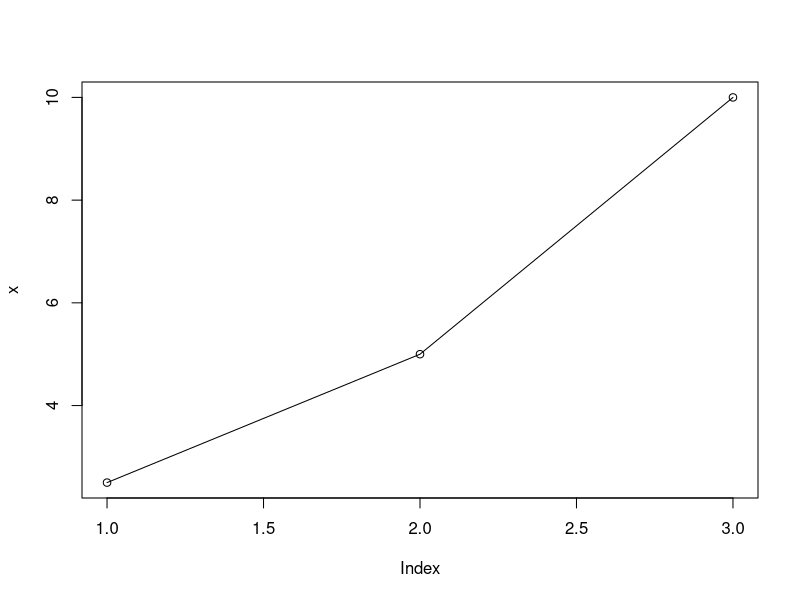
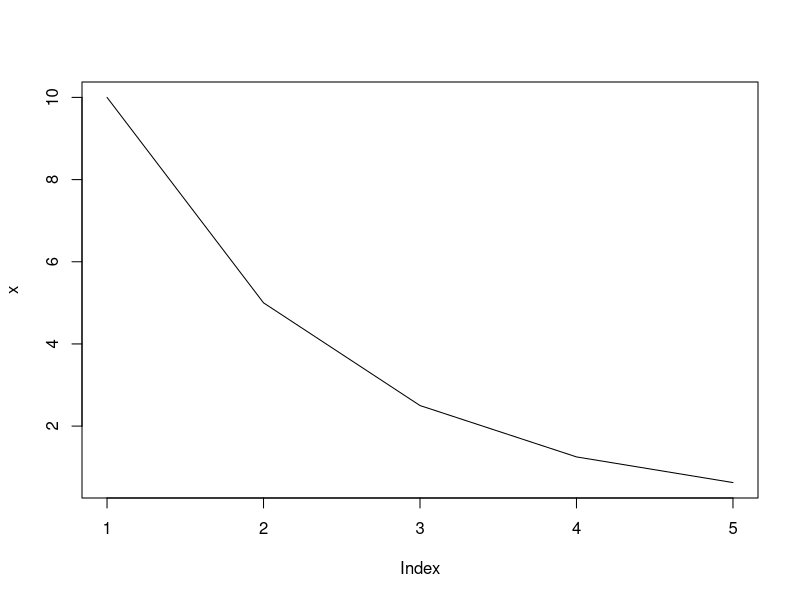
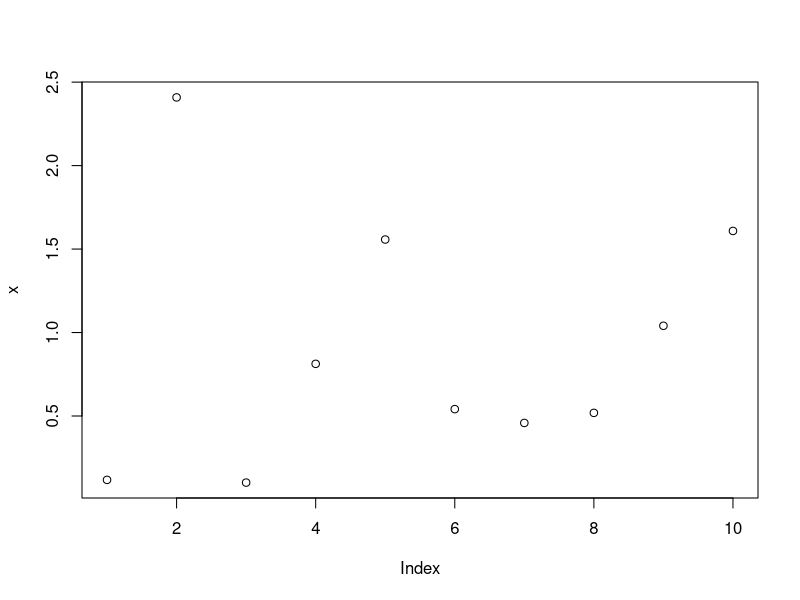
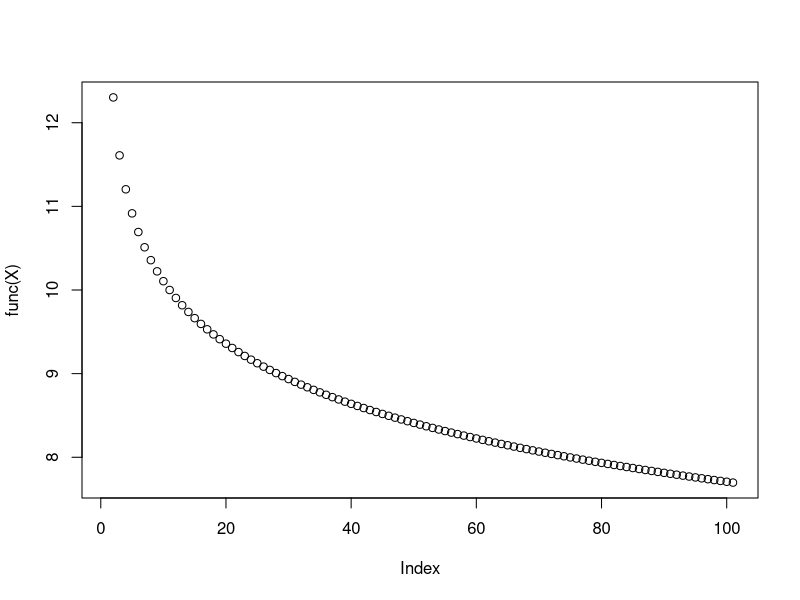

R code for these plots, in order: (Note: this script raises an error after producing the figures.)
### Genetic Epi

#### Homework 1

# 1. b

# 2. a

# 3. d

# 4. d

# 5. c

# 6. c

# 7. a
## A tribe has sick cell SS with a frequency of 36%. What is the frequency of those
# with normal (N = normal allele) blood cells? 

# Well, it should be 64%, duh. We can calculate it the long way:
SSfreq = .36 # = q^2
Sfreq = sqrt(SSfreq) # = q
Nfreq = 1-Sfreq; Nfreq
NNfreq = Nfreq^2; NNfreq
NSfreq = 2*Sfreq*Nfreq; NSfreq
NSfreq + NNfreq # = 64% - this is what proportion of them have normal RBCs


# 8. c

# 9. c

# 10. a

# 11. d

# 12. c

# 13. a

# 14. 

# 15. (see pictures)


### 16. Estimate allele frquencies and test whether each locus is under HWE
# (state null and statistical rule)

## For K blood group:
AA = 1
AB = 20
BB = 967
n = sum(AA,AB,BB); n

# Null: the genetic locus is in HWE for A and B loci
# Ha: the locus is not in HWE

# allele frequencies:
Ac = AA*2 + AB; Ac 
Afreq = Ac/(2*n); Afreq # p
Bc = BB*2 + AB; Bc
Bfreq = Bc/(2*n); Bfreq # q

# expected counts:
# AAfreq = p^2 and BBfreq = q^2 and ABfreq = 2pq
AAfreq = Afreq^2; AAe = AAfreq*n; AAe
BBfreq = Bfreq^2; BBe = BBfreq*n; BBe
ABfreq = 2*Afreq*Bfreq; ABe = ABfreq*n; ABe

z = c(AA,AB,BB,AAe,ABe,BBe)
mysum = 0
for (i in 1:3){
  mysum = mysum + ( (z[i]-(z[i+3]))^2 )/(z[i+3])
  print(mysum)
}
mysum
pchisq(mysum,df = 1, lower.tail = FALSE)
# p-value is below .05, we reject the null; there is evidence that they are not in HWE


## For adenosine deaminase group:
AA = 926
AB = 64
BB = 1
n = sum(AA,AB,BB); n

# Null: the genetic locus is in HWE for A and B loci
# Ha: the locus is not in HWE

# allele frequencies:
Ac = AA*2 + AB; Ac      # A count
Afreq = Ac/(2*n); Afreq # p
Bc = BB*2 + AB; Bc      # B count
Bfreq = Bc/(2*n); Bfreq # q

# expected counts:
# AAfreq = p^2 and BBfreq = q^2 and ABfreq = 2pq
AAfreq = Afreq^2; AAe = AAfreq*n; AAe       # AA expected count
BBfreq = Bfreq^2; BBe = BBfreq*n; BBe       # BB expected count
ABfreq = 2*Afreq*Bfreq; ABe = ABfreq*n; ABe # AB expected count

z = c(AA,AB,BB,AAe,ABe,BBe)
mysum = 0
for (i in 1:3){
  mysum = mysum + ( (z[i]-(z[i+3]))^2 )/(z[i+3])
  print(mysum)
}
mysum
pchisq(mysum,df = 1, lower.tail = FALSE)
## The p value is way high; we fail to reject the null and there is insufficient
# evidence to conclude that they are not in HWE




#############################################################################
#############################################################################

# HW 3

x = c(2.5,5,10)
plot(x)
lines(x)
x = c(10,5,2.5,2.5/2,(2.5/2)/2)
plot(x, type = "l")
x = rexp(10); x
plot(x)

func = function(X) -log(X) + 10
X = seq(0,10,.1)
plot(func(X))
abline(h = 0)
points()



#############################################################################
#############################################################################

# HW 5

# Part I:

N = 489
x11 = 264 + 152; x11 = x11/N
x12 = 13 + 7; x12 = x12/N
x21 = 29 + 15; x21 = x21/N
x22 = 8 + 1; x22 = x22/N


# All B's and b's:
p1 = x11 + x12; p1
p2 = x21 + x22; p2

# All C's and c's:
q1 = x11 + x21; q1
q2 = x12 + x22; q2

p1 + p2; q1 + q2

# Are all the D's equal?
x11 - p1*q1 # .0119772
p1*q2 - x12 # yep
p2*q1 - x21 # yep
x22 - p2*q2 # yep! 
# So, D = .0119772
D = x11 - p1*q1; D
x11*x22 - x12*x21 # THIS ONE IS THE SAME TOO! (.0119772) - THIS IS AB*ab - Ab*aB

# D':
Dmax = min(p1*q2,p2*q1); Dmax
Dprime = D/Dmax; Dprime

# r^2:
r_sq = (D^2)/(p1*p2*q1*q2); r_sq

# Chi-square statistic:
mychi = r_sq*N; mychi # way above the critical value of 3.84:
pchisq(3.84,df = 1, lower.tail = FALSE)
pchisq(mychi,df = 1, lower.tail = FALSE) # p-value = .00031

# The p-value is significant. There is sufficient statistical evidence to reject the null hypothesis of linkage equilibrium.

# Now for the function:
Dprime_rSq_Chisq_from.counts_Enter.sums.for.each.allele.pair = function(ABsum,Absum,aBsum,absum,N){
  x11 = ABsum/N
  x12 = Absum/N
  x21 = aBsum/N
  x22 = absum/N
  p1 = sum(x11,x12)
  p2 = sum(x21,x22)
  q1 = sum(x11,x21)
  q2 = sum(x12,x22)
  D = x11*x22 - x12*x21
  if (D < 0){
    Dmin = max(-p1*q1,p2*q2)
    Dprime = D/Dmin
  } else{Dmax = min(p1*q2,p2*q1); Dprime = D/Dmax}
  r_sq = (D^2)/(p1*p2*q1*q2)
  mychi = r_sq*N
  pvalue = pchisq(mychi,df = 1, lower.tail = FALSE)
  print(sprintf("D' = %s ... and r^2 = %s; ... The Chi-square statistic = %s ... and the p-value is %s",round(Dprime,6),round(r_sq,6),round(mychi,3),round(pvalue,6)))
  return(c(Dprime,r_sq))
}
Dprime_rSq_Chisq_from.counts_Enter.sums.for.each.allele.pair(264+152,13+7,29+15,8+1,N=489)


# Part II:

Dprime_rSq_from.gametic.frequencies.for.alleles.of.two.genes = function(AB,Ab,aB,ab){
  D = AB*ab - Ab*aB
  PA = sum(AB,Ab)
  Pa = sum(aB,ab)
  PB = sum(AB,aB)
  Pb = sum(Ab,ab)
  if (D < 0){
    Dmin = max(-PA*PB,-Pa*Pb)
    Dprime = D/Dmin
  } else{Dmax = min(PA*Pb,Pa*PB); Dprime = D/Dmax}
  r_sq = (D^2)/(PA*Pa*PB*Pb)
  print(sprintf("D' = %s ... and r^2 = %s",Dprime,r_sq))
  return(c(Dprime,r_sq))
}

# Population 1:
pop1 = Dprime_rSq(.2598,.5362,.0792,.1248)
round(pop1,7)

# Population 2:
pop2 = Dprime_rSq(.0008,.0196,.0694,.9102)
round(pop2,7)

# Population 3:
pop3 = Dprime_rSq(.7332,.0082,.0230,.2356)
round(pop3,7)

# Population 3 clearly shows the greatest amounts of LD.



#############################################################################
#############################################################################

# James Cutler - HW 6 - Genetic Epi - Dr. Xu

# Part I (see scanned images for the rest of Part I)

tdt = ((13-4)^2)/(13+4); tdt
pchisq(4.76,df = 1, lower.tail = FALSE)



# Part II

cc = data.frame(type = rep(c("case","control"),c(62+24,52+56)),
                allele = c(rep(c("A1","A2"),c(62,24)),
                           rep(c("A1","A2"),c(52,56)) ) )
t.cc = table(cc); t.cc
chisq.test(t.cc, correct = FALSE)
chisq.test(t.cc)
# Both with and without the continuity correction we have a very significant p-value. We 
## can reject the null. There is sufficent evidence to conclude that A1 is associated with 
## the disease. 


# Odds Ratio:
OR = (62/24)/(52/56); OR
# The odds of being a case for those with A1 is 2.78 times greater compared to those with A2.



#############################################################################
#############################################################################

# HWE test function from genotype counts:
## (e.g. AA = 117, Aa = 187, aa = 81, total = 385)

HWEtest.from.geno.counts = function(AA,Aa,aa){
  n = sum(AA,Aa,aa)
  fAA = AA/n
  fAa = Aa/n
  faa = aa/n
  fA = (2*AA + Aa)/(2*n)
  fa = (2*aa + Aa)/(2*n)
  EAA = fA*fA*n
  EAa = 2*fA*fa*n
  Eaa = fa*fa*n
  ovec = c(AA,Aa,aa)
  evec = c(EAA,EAa,Eaa)
  chis.stat = sum(((ovec-evec)^2)/evec)
  pvalue = pchisq(chis.stat,df=1,lower.tail = FALSE)
  print(sprintf("EAA = %s",round(EAA,4)))
  print(sprintf("EAa = %s",round(EAa,4)))
  print(sprintf("Eaa = %s",round(Eaa,4)))
  print(sprintf("Your chi-squared statistic is: %s",round(chis.stat,4)))
  print(sprintf("Your p-value is: %s",round(pvalue,4)))
}
HWEtest.from.geno.counts(117,187,81)

# Proof that the ovec - evec method works:
AA = 117
Aa = 187
aa = 81

n = sum(AA,Aa,aa)
fAA = AA/n; fAA
fAa = Aa/n; fAa
faa = aa/n; faa
fA = (2*AA + Aa)/(2*n); fA2 = fAA*2 + fAa; fA; fA2 # fA2 is incorrect
fa = (2*aa + Aa)/(2*n); fa2 = faa*2 + fAa; fa; fa2 # fa2 is incorrect

fA3 = fAA + .5*fAa; fA3 # correct!

sum(fAA,fAa,faa)

EAA = fA*fA*n; EAA
EAa = 2*fA*fa*n
Eaa = fa*fa*n

((AA - EAA)^2)/EAA + ((Aa - EAa)^2)/EAa + ((aa - Eaa)^2)/Eaa # same as ...
ovec = c(AA,Aa,aa)
evec = c(EAA,EAa,Eaa)
sum(((ovec-evec)^2)/evec) # ... this.



#############################################################################
#############################################################################

# Question that I missed a part of on Exam 1:

A1 = data.frame(type = rep(c("case","contro"),c(56+24,48+52)),
                allele = c(rep(c("A1","A2"),c(56,24)),
                           rep(c("A1","A2"),c(48,52)) ) )
tA1 = table(A1); tA1
chisq.test(tA1)


# Slow way:

ovec = c(56,48,24,52)
evec = c(52,52,38,38)
sum(((ovec-evec)^2)/evec)




#############################################################################
#############################################################################

# HW 7 - read an article (we picked "Genetic variants in novel pathways influence blood pressure and cardiovascular disease risk")












